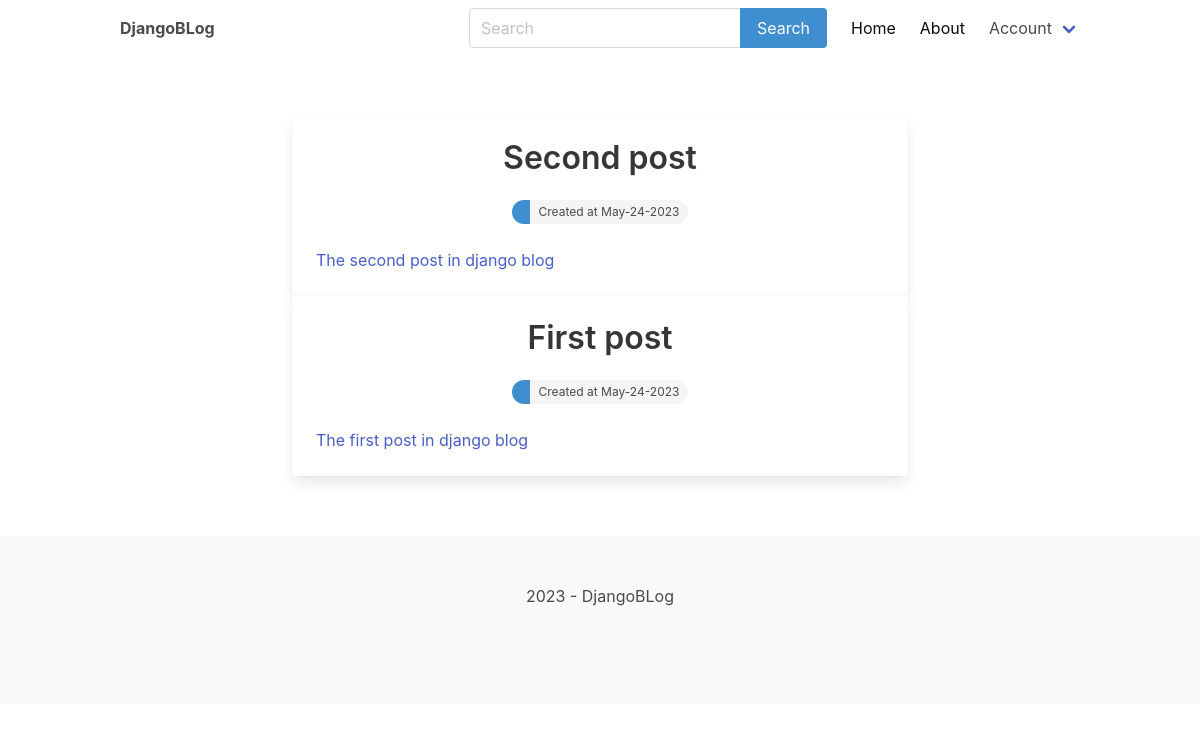
Page /django/ on the earlier database version.
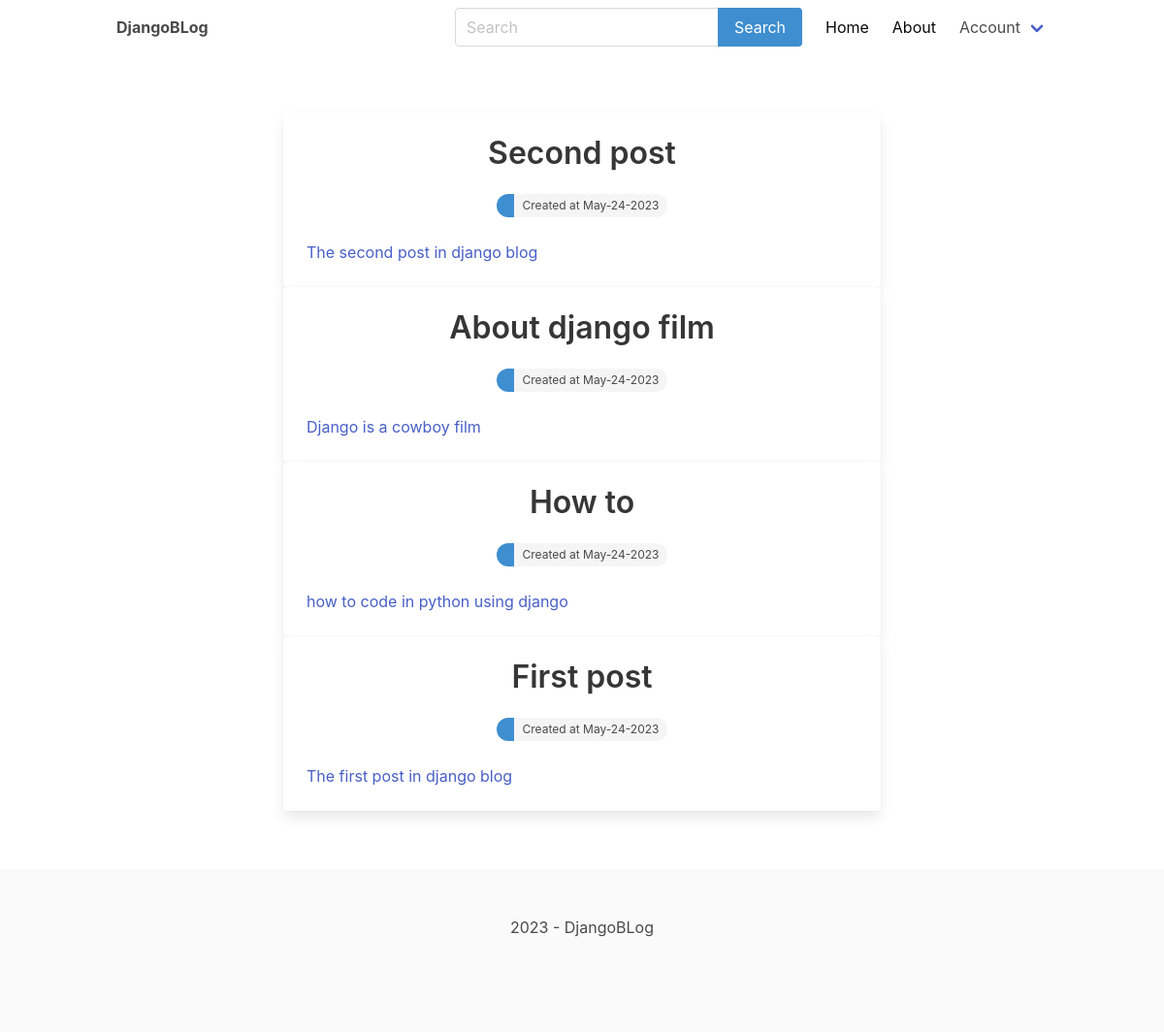
Same page on the later database version.
### blog/models.py (models this page shows, shortened)
class Post(models.Model):
    ACTIVE = 'active'
    DRAFT = 'draft'
    CHOICES_STATUS = (
        (ACTIVE, 'Active'),
        (DRAFT, 'Draft'),
    )
    category = models.ForeignKey(Category, on_delete=models.CASCADE, related_name='posts', null=True)
    title = models.CharField(max_length=200)
    intro = models.CharField(max_length=200)
    slug = models.SlugField(max_length=200, unique=True)
    body = models.TextField(max_length=800)
    updated = models.DateTimeField(auto_now=True)
    created = models.DateTimeField(auto_now_add=True)
    status = models.CharField(max_length=10, choices=CHOICES_STATUS, default=DRAFT)
    class Meta:
        ordering = ['-updated', '-created']

### blog/views.py (the view)
# urls.py: path('<slug:slug>/', views.category, name='category_detail'),
def category(request, slug):
    category = get_object_or_404(Category, slug=slug)
    posts = category.posts.filter(status=Post.ACTIVE)
    return render(request, 'blog/category.html', {'category': category, 'posts': posts})

### blog/templates/blog/category.html (shortened to what this page needs)
{% extends 'main.html' %}
{% block content %}
    <div class="container">
        <section class="articles">
            <div class="column is-8 is-offset-2">
                {% for post in category.posts.all %}
                    <div class="card article">
                        <div class="card-content">
                            <a href="{% url 'post_detail' post.category.slug  post.slug %}">
                                <div class="media">
                                    <div class="media-content has-text-centered">
                                        <p class="title article-title">{{ post.title }}</p>
                                        <div class="tags has-addons level-item">
                                            <span class="tag is-rounded is-info">{{ post.author }}</span>
                                            <span class="tag is-rounded">Created at {{ post.created|date:'M-d-Y' }}</span>
                                        </div>
                                    </div>
                                </div>
                                <div class="content article-intro">
                                    {{ post.intro }}
                                </div>
                            </a>
                        </div>
                    </div>
                {% endfor %}
            </div>
        </section>
    </div>
{% endblock %}

Differences in the rows shown:
added Post: title "About django film", created "May-24-2023", intro "Django is a cowboy film"
added Post: title "How to", created "May-24-2023", intro "how to code in python using django"
